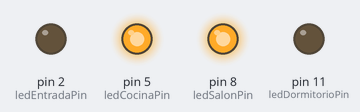
A sketch run on a simulated Arduino Uno, built with avr-gcc and run on an emulated ATmega328P. On the bench: output pins drawn as LEDs (lit = HIGH).

Above: at 0.1 s.
Timing chart, 0 to 1.6 s (numbered marks = the images above):
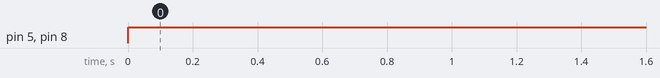

Measured:
- by itself, pin 5 (ledCocinaPin), pin 8 (ledSalonPin): LOW → HIGH at 0.00 s

The sketch:

3.4_SecuenciaCasa.ino
```cpp
/*
 Secuencia de antirrobo de una casa
 JA Vacas

 Realizamos una secuencia iluminando las distintas habitaciones de la casa

 Dormitorio: Led Rojo   pin 11
 Salon:      Led Azul   pin 8
 Cocina:     Led Azul   pin 5
 Entrada:    Led Verde  pin 2
 */

// declaracion de variables

// Conexiones
const int  ledDormitorioPin=11; // LED que simula la luz del dormitorio
const int  ledSalonPin=8;       // LED que simula la luz del salon
const int  ledCocinaPin=5;      // LED que simula la luz de la cocina
const int  ledEntradaPin=2;     // LED que simula la luz de la entrada

// Tiempo entre pasos
int duracionTarde=1000;         // Duracion del estado Tarde
int duracionNoche=2000;         // Duracion del estado Noche
int duracionMadrugada=500;      // Duracion del estado Madrugada

// Configuración
void setup() {
  // configuramos los pines como salidas
  pinMode(ledDormitorioPin,OUTPUT);
  pinMode(ledSalonPin,OUTPUT);
  pinMode(ledCocinaPin,OUTPUT);
  pinMode(ledEntradaPin,OUTPUT);
}

// Bucle que se repite
void loop() {

  // ESTADO TARDE

  digitalWrite(ledSalonPin,HIGH);     // Encendemos el salon
  digitalWrite(ledCocinaPin,HIGH);    // Encendemos el salon
  digitalWrite(ledDormitorioPin,LOW); // Apagamos el dormitorio
  digitalWrite(ledEntradaPin,LOW);    // Apagamos la entrada

  delay(duracionTarde);   //Esperamos hasta el siguiente estado


  // ESTADO NOCHE

                                      // Apagamos Salon
                                      // Apagamos Cocina
                                      // Encendemos Dormitorio
                                      // Apagamos Entrada

                          // Esperamos  hasta el siguiente estado

  // ESTADO MADRUGADA

    // ....
}
```
